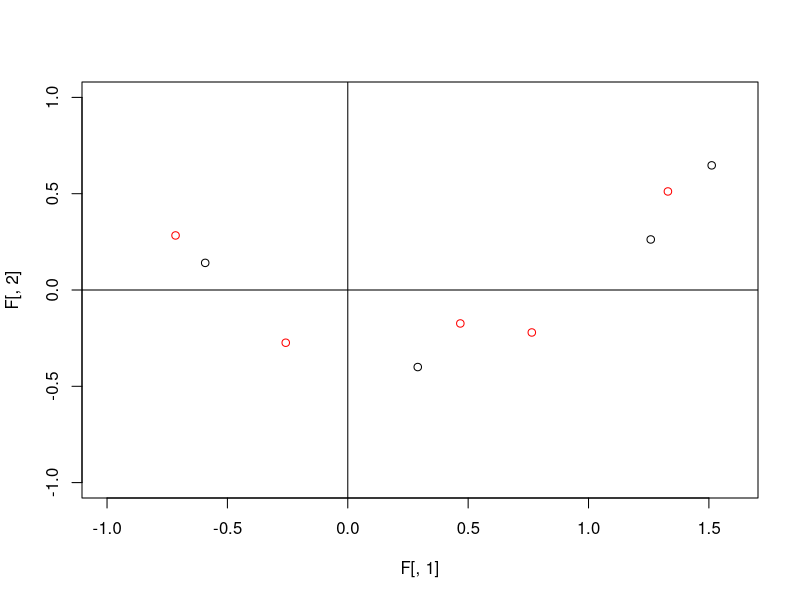

Write the R code that produced this figure.
## ---- chunk 1
selikoff.dat <- matrix(c(310,212,21,25,7,36,158,35,102,35,0,9,17,49,51,0,0,4,18,28), nrow = 5)
dimnames(selikoff.dat) <- list(c("0-9","10-19","20-29","30-39","40+"),c("None","Grade 1","Grade 2","Grade 3"))
## ---- chunk 2
P = selikoff.dat/1117
dI = diag(apply(P, 1, sum),5 ,5)
dJ = diag(apply(P, 2, sum),4 ,4)
rr = rowSums(P)
cc = colSums(P)
CRP <- solve(dI)%*%P - rep(1, times= 5)%*%t(apply(P, 2, sum))
CCP <- solve(dJ)%*%t(P) - rep(1, times = 4)%*%t(apply(P,1,sum))                                     
## ---- chunk 3
Z = solve(sqrt(dI))%*%(P - rr%*%t(cc))%*%solve(sqrt(dJ))
eigen(Z%*%t(Z))
eigen(t(Z)%*%Z)
## ---- chunk 4
svdZ = svd(Z)
A = svdZ$u # row scores
dimnames(A)[1] = dimnames(P)[1]
B = svdZ$v # col scores
dimnames(B)[1] = dimnames(P)[2]
## ---- chunk 5
A[,1:2]
B[,1:2]
## ---- chunk 6
dlambda = diag(svdZ$d)
F = sqrt(solve(dI))%*%A%*%dlambda
dimnames(F)[1] = dimnames(P)[1]
F[,1:2]
## ---- chunk 7
G = sqrt(solve(dJ))%*%B%*%dlambda
dimnames(G)[1] = dimnames(P)[2]
G[,1:2]
## ---- chunk 8
plot(F[,1],F[,2],col = "red", xlim = c(-1,1.6), ylim = c(-1,1))
points(G[,1],G[,2]) 
abline(h = 0, v=0)
## ---- chunk 9
apply(dI%*%F,2,sum)
apply(dJ%*%G,2,sum)
## ---- chunk 10
100*sum(dI[1,1]*F[1,]^2)/sum(svdZ$d^2)
100*sum(dI[2,2]*F[2,]^2)/sum(svdZ$d^2)
100*sum(dI[3,3]*F[3,]^2)/sum(svdZ$d^2)
100*sum(dI[4,4]*F[4,]^2)/sum(svdZ$d^2)
100*sum(dI[5,5]*F[5,]^2)/sum(svdZ$d^2)
## ---- chunk 11
100*sum(dJ[1,1]*G[1,]^2)/sum(svdZ$d^2)
100*sum(dJ[2,2]*G[2,]^2)/sum(svdZ$d^2)
100*sum(dJ[3,3]*G[3,]^2)/sum(svdZ$d^2)
100*sum(dJ[4,4]*G[4,]^2)/sum(svdZ$d^2)
## ---- chunk 12
# Principal Inertia
svdZ$d^2

# Total Inertia
sum(svdZ$d^2)

# Percentage contribution to the total inertia of each axis
100*svdZ$d^2/sum(svdZ$d^2)

# Cumulative % contribution to the total inertia of each axis
cumsum(100*svdZ$d^2/sum(svdZ$d^2))
